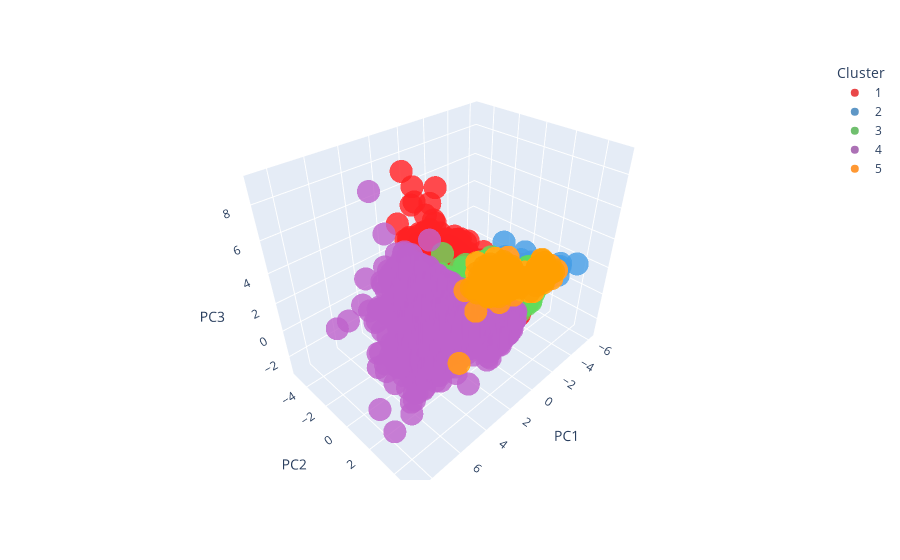

Notebook cell for this chart:
### Code cell
#3D PCA biplot w/ loadings for TRAINING SET
X_train_scaled = X_train_scaled.drop('clusters', axis = 1)
X_train_clusterlabels.set_index(X_train_scaled.index, inplace = True)
X_train_scaled['clusters'] = X_train_clusterlabels

plotX = X_train_scaled.copy()

plotX['clusters'] = plotX['clusters'].astype(str)
plotX['clusters'].replace(['4'], '5', inplace = True)
plotX['clusters'].replace(['3'], '4', inplace = True)
plotX['clusters'].replace(['2'], '3', inplace = True)
plotX['clusters'].replace(['1'], '2', inplace = True)
plotX['clusters'].replace(['0'], '1', inplace = True)
plotX.sort_values(by=['clusters'], inplace = True)
#print(plotX)

features = list(plotX.columns[:-3])
print(features)
X = plotX[features]
pca = PCA(n_components=3)
components = pca.fit_transform(X)
loadings = pca.components_.T * np.sqrt(pca.explained_variance_)

fig = px.scatter_3d(components, x=0, y=1, z=2, color=plotX['clusters'], color_discrete_sequence=['rgba(228,26,28,0.8)', 'rgba(55,126,184, 0.8)', 'rgba(77,175,74, 0.8)', 'rgba(152,78,163, 0.8)', 'rgba(255,127,0, 0.8)'],
                labels={
                    "0": "PC1",
                    "1": "PC2",
                    "2": "PC3",
                    "color": "Cluster"
                })

fig.show()

### Figure 1 — Plotly figure (JSON) as saved in the notebook; plotly's stock layout.template omitted (floating-point values rounded to 4 significant figures; data arrays with more than 128 entries replaced by an {"elided": "..."} marker saying what was removed)
{"data": [{"hovertemplate": "Cluster=1<br>PC1=%{x}<br>PC2=%{y}<br>PC3=%{z}<extra></extra>", "legendgroup": "1", "marker": {"color": "rgba(228,26,28,0.8)", "symbol": "circle"}, "mode": "markers", "name": "1", "scene": "scene", "showlegend": true, "type": "scatter3d", "x": {"elided": "2644 float values"}, "y": {"elided": "2644 float values"}, "z": {"elided": "2644 float values"}}, {"hovertemplate": "Cluster=2<br>PC1=%{x}<br>PC2=%{y}<br>PC3=%{z}<extra></extra>", "legendgroup": "2", "marker": {"color": "rgba(55,126,184, 0.8)", "symbol": "circle"}, "mode": "markers", "name": "2", "scene": "scene", "showlegend": true, "type": "scatter3d", "x": [-4.174, -6.145, -3.867, -4.53, -3.501, -4.319, -5.534, -5.073, -2.463, -4.242, -4.525, -3.583, -4.847, -4.998, -2.47, -3.7, -4.089, -4.159, -4.016, -4.149, -4.216, -2.678, -4.315, -4.083, -3.375, -4.019, -5.5, -4.483, -4.565, -3.364, -3.838, -4.799, -3.965, -4.093, 0.7244, -4.607, -4.252, -4.65, -5.827, -4.836, -4.183], "y": [0.4445, 2.494, 0.8553, 3.4, 0.7547, 1.597, 1.589, 3.124, 1.062, 0.7394, 1.419, -0.1027, 0.9137, 1.43, 0.5949, 1.232, 1.137, 1.642, -0.3453, -0.3857, 2.793, 3.81, 1.347, 0.4614, 1.58, 0.2705, 0.8654, 1.402, 1.592, 1.399, 0.6689, 1.046, 1.624, 0.5392, 2.816, 1.414, 1.437, 3.142, 3.814, 1.126, -0.617], "z": [-0.3821, 0.8584, 0.8779, 1.443, 0.86, 0.2978, 0.5289, 1.916, 1.96, -0.07116, 1.469, 0.4845, 0.7077, 0.256, 0.3111, 0.9178, 2.296, 0.1634, 1.27, 0.03503, 1.416, 2.243, 0.7868, -0.5722, 1.197, -0.06182, 0.0888, 0.1161, 0.4063, 2.189, 0.2874, 0.4272, 1.689, 0.2182, 3.16, 0.456, 0.3639, 1.905, 1.846, -0.04288, 2.173]}, {"hovertemplate": "Cluster=3<br>PC1=%{x}<br>PC2=%{y}<br>PC3=%{z}<extra></extra>", "legendgroup": "3", "marker": {"color": "rgba(77,175,74, 0.8)", "symbol": "circle"}, "mode": "markers", "name": "3", "scene": "scene", "showlegend": true, "type": "scatter3d", "x": {"elided": "541 float values"}, "y": {"elided": "541 float values"}, "z": {"elided": "541 float values"}}, {"hovertemplate": "Cluster=4<br>PC1=%{x}<br>PC2=%{y}<br>PC3=%{z}<extra></extra>", "legendgroup": "4", "marker": {"color": "rgba(152,78,163, 0.8)", "symbol": "circle"}, "mode": "markers", "name": "4", "scene": "scene", "showlegend": true, "type": "scatter3d", "x": {"elided": "2062 float values"}, "y": {"elided": "2062 float values"}, "z": {"elided": "2062 float values"}}, {"hovertemplate": "Cluster=5<br>PC1=%{x}<br>PC2=%{y}<br>PC3=%{z}<extra></extra>", "legendgroup": "5", "marker": {"color": "rgba(255,127,0, 0.8)", "symbol": "circle"}, "mode": "markers", "name": "5", "scene": "scene", "showlegend": true, "type": "scatter3d", "x": {"elided": "143 float values"}, "y": {"elided": "143 float values"}, "z": {"elided": "143 float values"}}], "layout": {"legend": {"title": {"text": "Cluster"}, "tracegroupgap": 0}, "margin": {"t": 60}, "scene": {"domain": {"x": [0, 1], "y": [0, 1]}, "xaxis": {"title": {"text": "PC1"}}, "yaxis": {"title": {"text": "PC2"}}, "zaxis": {"title": {"text": "PC3"}}}}}
